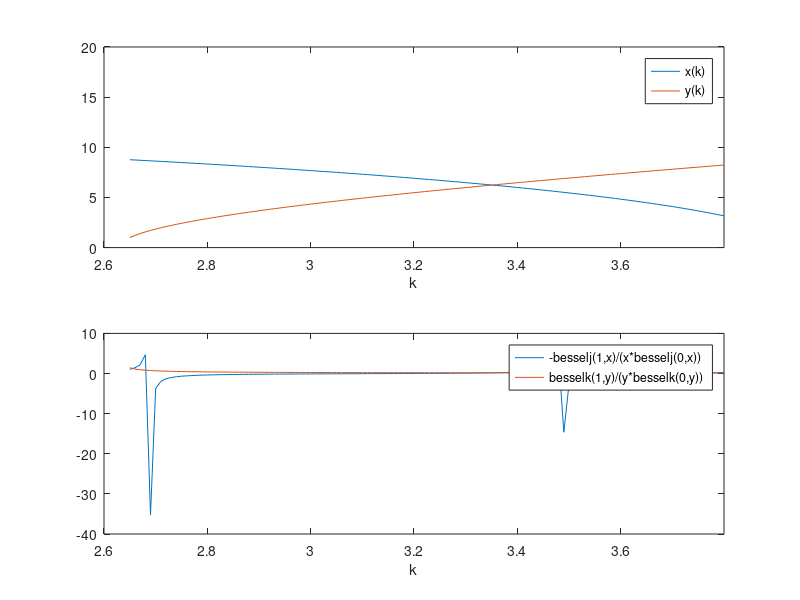

The MATLAB script that drew this image:
% N8CWGK
% Dielectric circular waveguide, determination of k
% 1. Check for positive values of argument for J0, J1 and K0, K1
function N8CWGK;
%Input Data: radius, wavelength and refractive
% indices
a = 3;
Lamda = 2.39;
n1 = 1.5;
no =1;


% We try the interval 
k = (2.65:0.01:3.8);


% Since x = (?a)^2 and y= (?a)^2
% We have for the square of the arguments of the Bessel functions
xx = (a^2)*(((n1^2)*4*pi^2)/(Lamda^2)-k.^2);
yy = (a^2)*(k.^2-((no^2)*4*pi^2)/(Lamda^2));

x = sqrt(xx);
y = sqrt(yy);

figure(1);
subplot(2,1,1);
plot(k,x,k,y);
axis([2.6 3.8 0 20]);                  % PLOTS LIMITS                    
xlabel('k');
legend('x(k)','y(k)');

subplot(2,1,2);
plot(k,-besselj(1,x)./(x.*besselj(0,x)),k,besselk(1,y)./(y.*besselk(0,y)));
axis([2.6 3.8 -40 10]);                  % PLOTS LIMITS                    
xlabel('k');
legend('-besselj(1,x)/(x*besselj(0,x))','besselk(1,y)/(y*besselk(0,y))');


% From graph: First intersection
kk = 2.66;
LamdaLamda = (2*pi)/kk
% LamdaLamda = 2.362;

% Side calculation. If
LamdaLamdaLamda = 8;
% we get
kkk = 2*pi/LamdaLamdaLamda
% and kkk = 0.785
